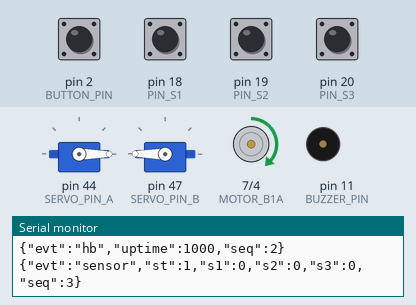
Bench run of a sketch on a simulated Arduino Mega 2560, built with avr-gcc and run on an emulated ATmega2560. Shown: 2 × servo, motor-driver pin pairs drawn as motors (green arrow = first pin HIGH = forward, orange = second pin HIGH = backward, longer = more drive), buzzer (waves = sounding), the last lines printed to the serial monitor. The inputs (shaded band) are chosen by the test bench; at power-on: pin 2 (BUTTON_PIN), pin 18 (PIN_S1), pin 19 (PIN_S2), pin 20 (PIN_S3) HIGH.

Above: at 1.2 s.
1.3 s: pin 2 (BUTTON_PIN) pulled LOW for 0.15 s
At 2.6 s:
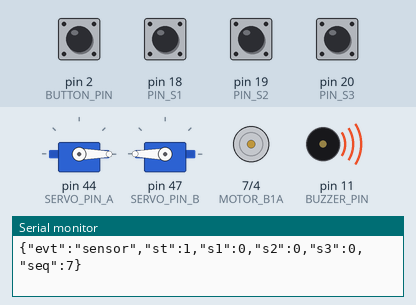
2.9 s: pin 2 (BUTTON_PIN) pulled LOW for 1 s
At 3.2 s:
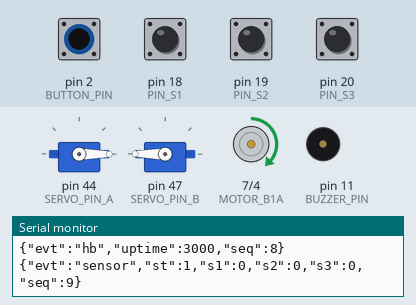
Timing chart, 0 to 5.9 s (numbered marks = the images above; inputs shaded):
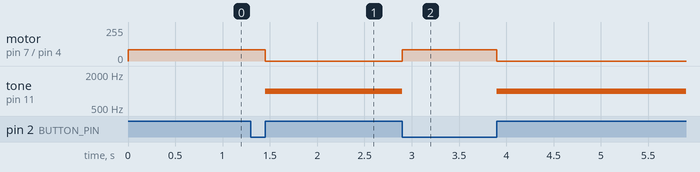

Measured:
- after the input at 1.3 s, motor on pin 7 (MOTOR_B1A) / pin 4 (MOTOR_B1B): forward 85/255 → stopped after 0.15 s; tone on pin 11 (BUZZER_PIN): silent → 1000 Hz after 0.15 s
- after the input at 2.9 s, motor on pin 7 (MOTOR_B1A) / pin 4 (MOTOR_B1B): stopped → forward 85/255 at once, → stopped 1.0 s later; tone on pin 11 (BUZZER_PIN): 1000 Hz → silent at once, → 1000 Hz 1.0 s later

The sketch:

MfgSorter_v2.0.ino
```cpp
/**
 * MfgSorter_v2.0_Integrated
 *
 * C# PC (MfgInspectionSystem v8) 연동 통합 펌웨어
 *
 * 동작 흐름:
 *   1. S1 감지 → PC에 IR 이벤트 전송
 *   2. 모터 STOP_TIME(5초) 정지  →  PC가 카메라 검사 수행
 *   3. PC가 판정 전송 (DEFECT→servo A, HOLD→servo B, PASS→없음)
 *   4. TOTAL_DELAY 후 서보 발동 (판정이 DEFECT/HOLD인 경우만)
 *   5. SERVO_HOLD_MS 후 서보 복귀
 *   6. 모터 재시작
 *
 * 라이브러리: Servo, ArduinoJson, avr/wdt (내장)
 * 펌웨어 버전: 2.0.1_DualServo
 */

#include <Servo.h>
#include <ArduinoJson.h>
#include <avr/wdt.h>

// ═══════════════════════════════════════════════
//  핀 정의
// ═══════════════════════════════════════════════
#define SERVO_PIN_A   44   // 서보모터 A (DEFECT)
#define SERVO_PIN_B   47   // 서보모터 B (HOLD)
#define PIN_S1        18   // S1: 제품 감지 센서 (인터럽트 가능)
#define PIN_S2        19   // S2: 예비
#define PIN_S3        20   // S3: 예비
#define BUTTON_PIN     2   // E-STOP 버튼 (인터럽트 가능)
#define BUZZER_PIN    11   // 버저
#define MOTOR_B1A      7   // 모터 드라이버 PWM
#define MOTOR_B1B      4   // 모터 드라이버 방향

// ═══════════════════════════════════════════════
//  서보 각도 — A/B 독립 설정
// ═══════════════════════════════════════════════
#define START_A     0    // 서보 A 대기 각도 (0→180 방향으로 쳐냄)
#define ACTION_A  180    // 서보 A 타격 각도

#define START_B   180    // 서보 B 대기 각도 (180→0 방향으로 쳐냄)
#define ACTION_B   0    // 서보 B 타격 각도

// ═══════════════════════════════════════════════
//  타이밍 설정 (단위: ms)
// ═══════════════════════════════════════════════
const unsigned long STOP_TIME      =  5000; // S1 감지 후 모터 정지 시간
const unsigned long TOTAL_DELAY_A  =  8000; // S1 감지 후 서보 A 발동 시간 (DEFECT)
const unsigned long TOTAL_DELAY_B  =  8000; // S1 감지 후 서보 B 발동 시간 (HOLD)
const unsigned long SERVO_HOLD_A_MS =   500; // 서보 A 발동 후 복귀 대기 시간
const unsigned long SERVO_HOLD_B_MS =   500; // 서보 B 발동 후 복귀 대기 시간 (빠른 복귀로 쳐냄)
const unsigned long CYCLE_TIMEOUT  = 11000; // 사이클 최대 허용 시간 (안전 종료)
const unsigned long HB_INTERVAL_MS =  1000; // 하트비트 전송 주기
const unsigned long SENSOR_INTERVAL=   500; // 센서 데이터 전송 주기
const int           MOTOR_SPEED    =   85; // 모터 재시작 속도 (0~255)
// 서보 복귀 후 컨베이어 진동으로 인한 S1 오감지 억제 (사이클 종료 시점부터 기산)
const unsigned long S1_LOCKOUT_MS  =  3000;

const char* FW_VERSION = "2.0.1_DualServo";

// ═══════════════════════════════════════════════
//  전역 변수
// ═══════════════════════════════════════════════
Servo servoA;
Servo servoB;

// 처리 사이클 상태
bool          isProcessing    = false;
unsigned long startTime       = 0;
char          pendingTarget   = '\0'; // 'A', 'B', 또는 없음
bool          servoActive     = false;
unsigned long servoFireTime   = 0;
unsigned long lastCycleEndMs  = 0;   // 사이클 종료 시각 (S1 lockout 기산점)

// 시스템 상태
volatile bool motorStopped = false;
int           raspiStatus  = 1;

unsigned long lastHbMs      = 0;
unsigned long lastSensorMs  = 0;
unsigned long seqCounter    = 0;
bool          lastS1        = false;
bool          lastS2        = false;
bool          lastS3        = false;
unsigned long lastS2Ms      = 0;   // S2 디바운스
unsigned long lastS3Ms      = 0;   // S3 디바운스

// ═══════════════════════════════════════════════
//  직렬 전송 헬퍼
// ═══════════════════════════════════════════════
void sendAck(const char* cmd, long seq, const char* result) {
  StaticJsonDocument<128> doc;
  doc["evt"]    = "ack";
  doc["cmd"]    = cmd;
  doc["seq"]    = seq;
  doc["result"] = result;
  serializeJson(doc, Serial);
  Serial.println();
}

void sendIrEvent(const char* sensor, const char* state) {
  StaticJsonDocument<128> doc;
  doc["evt"]    = "ir";
  doc["sensor"] = sensor;
  doc["state"]  = state;
  doc["ts"]     = millis();
  doc["seq"]    = ++seqCounter;
  serializeJson(doc, Serial);
  Serial.println();
}

// ═══════════════════════════════════════════════
//  인터럽트: E-STOP 버튼
// ═══════════════════════════════════════════════
void isrEStop() {
  motorStopped = (digitalRead(BUTTON_PIN) == HIGH);
}

// ═══════════════════════════════════════════════
//  setup
// ═══════════════════════════════════════════════
void setup() {
  Serial.begin(115200);

  servoA.attach(SERVO_PIN_A);
  servoA.write(START_A);
  servoB.attach(SERVO_PIN_B);
  servoB.write(START_B);

  pinMode(BUZZER_PIN,  OUTPUT);
  pinMode(BUTTON_PIN,  INPUT_PULLUP);
  attachInterrupt(digitalPinToInterrupt(BUTTON_PIN), isrEStop, CHANGE);

  pinMode(PIN_S1, INPUT_PULLUP);
  pinMode(PIN_S2, INPUT_PULLUP);
  pinMode(PIN_S3, INPUT_PULLUP);
  pinMode(MOTOR_B1A, OUTPUT);
  pinMode(MOTOR_B1B, OUTPUT);

  wdt_enable(WDTO_8S);

  StaticJsonDocument<96> bootDoc;
  bootDoc["evt"]        = "boot";
  bootDoc["fw_version"] = FW_VERSION;
  serializeJson(bootDoc, Serial);
  Serial.println();
}

// ═══════════════════════════════════════════════
//  loop
// ═══════════════════════════════════════════════
void loop() {
  wdt_reset();
  unsigned long now = millis();

  // ── 1. E-STOP 버저 ──────────────────────────
  motorStopped ? tone(BUZZER_PIN, 1000) : noTone(BUZZER_PIN);

  // ── 2. PC 명령 수신 ─────────────────────────
  if (Serial.available() > 0) {
    if (Serial.peek() == '{') {
      StaticJsonDocument<256> cmdDoc;
      if (!deserializeJson(cmdDoc, Serial)) {
        const char* cmd = cmdDoc["cmd"] | "";
        long        seq = cmdDoc["seq"] | 0;

        if (strcmp(cmd, "motor") == 0) {
          raspiStatus = ((int)(cmdDoc["value"] | 0) > 0) ? 1 : 0;
          sendAck(cmd, seq, "ok");
        }
        else if (strcmp(cmd, "start") == 0) {
          raspiStatus = 1;
          sendAck(cmd, seq, "ok");
        }
        else if (strcmp(cmd, "stop") == 0) {
          raspiStatus = 0;
          sendAck(cmd, seq, "ok");
        }
        else if (strcmp(cmd, "servo") == 0) {
          const char* target = cmdDoc["target"] | "";
          if (isProcessing && pendingTarget == '\0') {
            if (strcmp(target, "A") == 0) pendingTarget = 'A';
            else if (strcmp(target, "B") == 0) pendingTarget = 'B';
          }
          sendAck(cmd, seq, "ok");
        }
        else if (strcmp(cmd, "ping") == 0) {
          sendAck(cmd, seq, "ok");
        }
        else if (strcmp(cmd, "estop") == 0) {
          motorStopped = true;
          sendAck(cmd, seq, "ok");
        }
        else if (strcmp(cmd, "estop_release") == 0) {
          motorStopped = false;
          sendAck(cmd, seq, "ok");
        }
      }
    } else {
      Serial.read();
    }
  }

  // ── 3. S1 감지 (상승 에지, 사이클 중복 방지) ─
  // isProcessing : 사이클 진행 중 재진입 차단
  // S1_LOCKOUT_MS: 서보 복귀 후 벨트 진동으로 인한 오감지 억제
  bool s1 = (digitalRead(PIN_S1) == LOW);
  if (s1 && !lastS1 && !isProcessing && (now - lastCycleEndMs >= S1_LOCKOUT_MS)) {
    isProcessing  = true;
    startTime     = now;
    pendingTarget = '\0';
    servoActive   = false;
    sendIrEvent("S1", "blocked");
  }
  lastS1 = s1;

  // ── 3b. S2/S3 감지 (분류 검증용, 500ms 디바운스) ─
  bool s2 = (digitalRead(PIN_S2) == LOW);
  if (s2 && !lastS2 && (now - lastS2Ms >= 500)) {
    sendIrEvent("S2", "blocked");
    lastS2Ms = now;
  }
  lastS2 = s2;

  bool s3 = (digitalRead(PIN_S3) == LOW);
  if (s3 && !lastS3 && (now - lastS3Ms >= 500)) {
    sendIrEvent("S3", "blocked");
    lastS3Ms = now;
  }
  lastS3 = s3;

  // ── 4. E-STOP 강제 중단 ─────────────────────
  // 비상정지 상태에서 사이클이 남아 있으면 서보를 즉시 복귀시키고 사이클 종료.
  // 이 블록을 서보 발동(5) 이전에 평가하므로 발동 자체도 차단된다.
  if (motorStopped && isProcessing) {
    if (servoActive) {
      if (pendingTarget == 'A') servoA.write(START_A);
      else                      servoB.write(START_B);
      servoActive = false;
    }
    pendingTarget  = '\0';
    isProcessing   = false;
    lastCycleEndMs = now;
  }

  // ── 5. 서보 발동 ────────────────────────────
  unsigned long fireDelay = (pendingTarget == 'A') ? TOTAL_DELAY_A : TOTAL_DELAY_B;
  if (isProcessing && !servoActive && pendingTarget != '\0' &&
      !motorStopped &&                          // 비상정지 중 발동 차단
      (now - startTime >= fireDelay)) {
    if (pendingTarget == 'A') servoA.write(ACTION_A);
    else                      servoB.write(ACTION_B);
    servoActive   = true;
    servoFireTime = now;
  }

  // ── 6. 서보 복귀 ────────────────────────────
  unsigned long holdMs = (pendingTarget == 'A') ? SERVO_HOLD_A_MS : SERVO_HOLD_B_MS;
  if (servoActive && (now - servoFireTime >= holdMs)) {
    if (pendingTarget == 'A') servoA.write(START_A);
    else                      servoB.write(START_B);
    servoActive      = false;
    pendingTarget    = '\0';
    isProcessing     = false;
    lastCycleEndMs   = now;  // lockout 기산 — 벨트 진동 억제 시작
  }

  // ── 7. 사이클 종료 (CYCLE_TIMEOUT 안전 종료) ─
  if (isProcessing && (now - startTime >= CYCLE_TIMEOUT)) {
    if (servoActive) {
      if (pendingTarget == 'A') servoA.write(START_A);
      else                      servoB.write(START_B);
      servoActive = false;
    }
    pendingTarget  = '\0';
    isProcessing   = false;
    lastCycleEndMs = now;  // 타임아웃 종료도 lockout 기산
  }

  // ── 8. 모터 제어 ────────────────────────────
  bool motorRun = !motorStopped
               && (raspiStatus == 1)
               && !(isProcessing && (now - startTime < STOP_TIME));

  if (motorRun) {
    analogWrite(MOTOR_B1A, MOTOR_SPEED);
    digitalWrite(MOTOR_B1B, LOW);
  } else {
    analogWrite(MOTOR_B1A, 0);
    digitalWrite(MOTOR_B1B, LOW);
  }

  // ── 9. 하트비트 ─────────────────────────────
  if (now - lastHbMs >= HB_INTERVAL_MS) {
    StaticJsonDocument<96> hbDoc;
    hbDoc["evt"]    = "hb";
    hbDoc["uptime"] = now;
    hbDoc["seq"]    = ++seqCounter;
    serializeJson(hbDoc, Serial);
    Serial.println();
    lastHbMs = now;
  }

  // ── 10. 센서 데이터 (0.5초 주기) ────────────
  if (now - lastSensorMs >= SENSOR_INTERVAL) {
    StaticJsonDocument<128> doc;
    doc["evt"] = "sensor";
    doc["st"]  = raspiStatus;
    doc["s1"]  = s1 ? 1 : 0;
    doc["s2"]  = (digitalRead(PIN_S2) == LOW) ? 1 : 0;
    doc["s3"]  = (digitalRead(PIN_S3) == LOW) ? 1 : 0;
    doc["seq"] = ++seqCounter;
    serializeJson(doc, Serial);
    Serial.println();
    lastSensorMs = now;
  }
}
```
